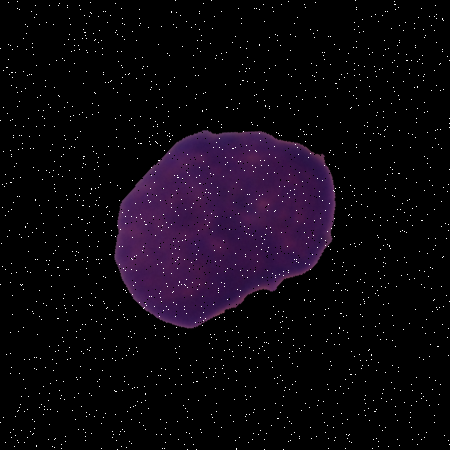
#> input picture data/augm_patLvDiv_train/AugmentedImg_1416_UID_H14_1_1_hem.bmp, 450 x 450 px; its folder holds 4 pictures in this run
$ python A_extractDCTFeatures.py
#> lines starting #> are read from the running program, lines starting #| are printed output that depends on the picture; pictures that were not available may be replaced by others from this repository, and a replacement may not be noted
import os
import multiprocessing
from pathlib import Path
import numpy as np
import pandas as pd
import cv2
import matplotlib.pyplot as plt
import radiomics
radiomics.setVerbosity(60)#Quiet
#> (this line was passed over: radiomics is not available in this run)
import SimpleITK as sitk
from matplotlib import pyplot as plt

augm_patLvDiv_train = Path('../../data/augm_patLvDiv_train/')
augm_patLvDiv_valid = Path('../../data/augm_patLvDiv_valid')

augm_rndDiv_train = Path('../../data/augm_rndDiv_train')
augm_rndDiv_valid = Path('../../data/augm_rndDiv_valid')

patLvDiv_train = Path('../../data/patLvDiv_train')
patLvDiv_valid = Path('../../data/patLvDiv_valid')
patLvDiv_test = Path('../../data/patLvDiv_test')

rndDiv_train = Path('../../data/rndDiv_train')
rndDiv_valid = Path('../../data/rndDiv_valid')
rndDiv_test = Path('../../data/rndDiv_test')

#https://github.com/getsanjeev/compression-DCT/blob/master/zigzag.py
# [43 lines left out: function inverse_zigzag, not called in this run]


def computeDCTransform(imgPath, noOfFeatures=1024):
#> called with noOfFeatures = 1024
    srcImg = cv2.imread(str(imgPath))
#> srcImg is the input picture: shape (450, 450, 3); mean B, G, R 14.6, 6.6, 12.6
    srcImg = cv2.cvtColor(srcImg, cv2.COLOR_BGR2GRAY)
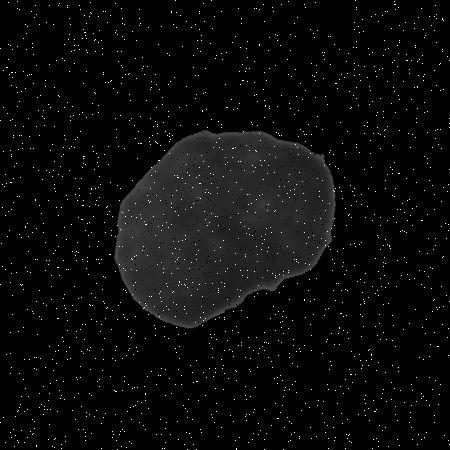
#> srcImg: shape (450, 450); min 0, max 255, mean 9.3
    #Compute DCT transform
    srcImg = np.array(srcImg, dtype=np.float32)
    dctFeats = cv2.dct(srcImg)
    #Thank's to https://stackoverflow.com/questions/50445847/how-to-zigzag-order-and-concatenate-the-value-every-line-using-python
    zigzagPattern = np.concatenate([np.diagonal(dctFeats[::-1,:], i)[::(2*(i % 2)-1)] for i in range(1-dctFeats.shape[0], dctFeats.shape[0])])
    zigzagPattern = zigzagPattern[0:noOfFeatures]
#> zigzagPattern = 1024 values, max 4195.8 at index 0, min -3433.9 at index 3, mean 0.835
    #plt.bar([i for i in range(len(zigzagPattern))], zigzagPattern)
    #plt.plot(dctFeats, '*r')
    #plt.show()
    return zigzagPattern

def getDCTFeatures(imagePath):
    features = {}
    if 'all.bmp' in imagePath.name:
        features['cellType(ALL=1, HEM=-1)'] = 1
    elif 'hem.bmp' in imagePath.name:
        features['cellType(ALL=1, HEM=-1)'] = -1
    else:
        return {}
    feats = computeDCTransform(imagePath)
#> feats has the same summary as zigzagPattern in computeDCTransform
    for i in range(len(feats)):
        features[f'pt{str(i).zfill(4)}'] = feats[i]
#> after the loop, features = 1025 items
    return features

"""
###############################################################################################
###############################################################################################
###############################################################################################
"""
def createAugmPatLvDivDataframe():
    TRAIN_IMGS = os.listdir(augm_patLvDiv_train)
    VALID_IMGS = os.listdir(augm_patLvDiv_valid)
    #Create Train Dataframe
    def createTrainDataframe():
        train_df = pd.DataFrame()
        np.random.shuffle(TRAIN_IMGS)
        for n, imgFile in enumerate(TRAIN_IMGS):
            imgPath = augm_patLvDiv_train / imgFile
            featuresDict = getDCTFeatures(imgPath)
#> featuresDict = 1025 items
#> (the run stopped early here; a loop or call above may not have finished)

$ run again, on data/augm_patLvDiv_train/AugmentedImg_1707_UID_h3_2_1_hem.bmp
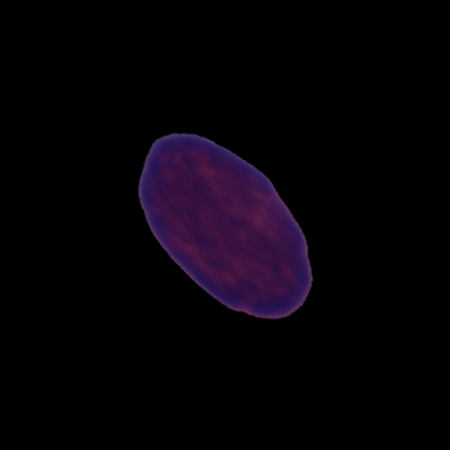
#> input picture data/augm_patLvDiv_train/AugmentedImg_1707_UID_h3_2_1_hem.bmp, 450 x 450 px
#> in computeDCTransform, srcImg is the input picture: shape (450, 450, 3); mean B, G, R 7.7, 2.4, 6.2
#> in computeDCTransform, `srcImg = cv2.cvtColor(srcImg, cv2.COLOR_BGR2GRAY)`:
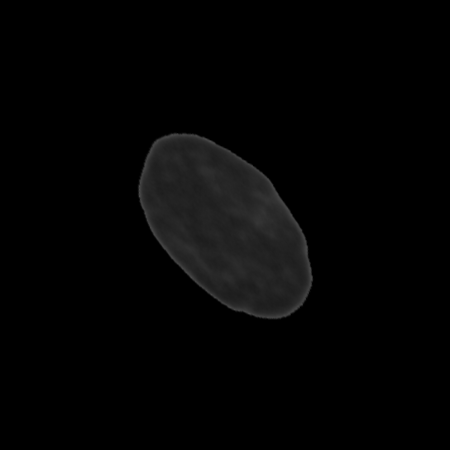
#> srcImg: shape (450, 450); min 0, max 75, mean 4.1
#> in computeDCTransform, `srcImg = np.array(srcImg, dtype=np.float32)`:
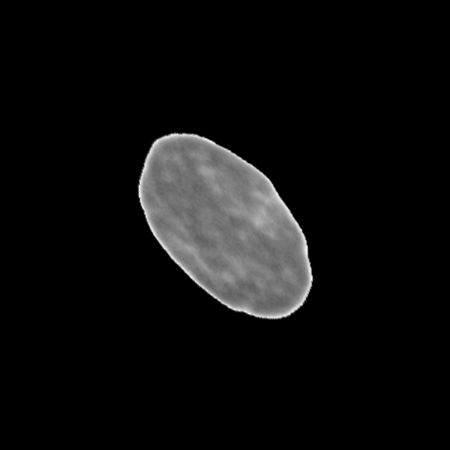
#> srcImg: shape (450, 450) float32; min 0, max 75, mean 4.1; drawn with min black and max white
#> zigzagPattern = 1024 values, max 2429.5 at index 12, min -2144.3 at index 5, mean -0.0777
#> feats has the same summary as zigzagPattern in computeDCTransform
#> after the loop in getDCTFeatures, `for i in range(len(feats)):`: features = 1025 items
